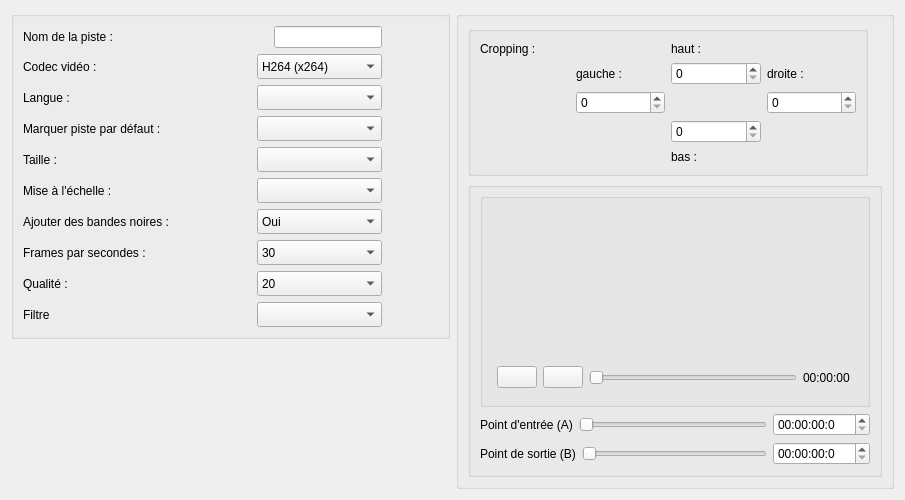
<?xml version="1.0" encoding="UTF-8"?>
<ui version="4.0">
 <class>VideoPane</class>
 <widget class="QWidget" name="VideoPane">
  <property name="geometry">
   <rect>
    <x>0</x>
    <y>0</y>
    <width>905</width>
    <height>500</height>
   </rect>
  </property>
  <property name="windowTitle">
   <string>Form</string>
  </property>
  <layout class="QHBoxLayout" name="horizontalLayout">
   <item>
    <layout class="QVBoxLayout" name="verticalLayout_6">
     <property name="leftMargin">
      <number>0</number>
     </property>
     <property name="bottomMargin">
      <number>0</number>
     </property>
     <item>
      <widget class="QGroupBox" name="groupBoxMainFormVideoPane">
       <property name="title">
        <string/>
       </property>
       <layout class="QHBoxLayout" name="horizontalLayout_3">
        <item>
         <layout class="QVBoxLayout" name="verticalLayout_5">
          <property name="topMargin">
           <number>0</number>
          </property>
          <item>
           <layout class="QHBoxLayout" name="horizontalLayout_TrackName">
            <item>
             <widget class="QLabel" name="label_TrackName">
              <property name="text">
               <string>Nom de la piste :</string>
              </property>
             </widget>
            </item>
            <item>
             <spacer name="horizontalSpacer">
              <property name="orientation">
               <enum>Qt::Horizontal</enum>
              </property>
              <property name="sizeHint" stdset="0">
               <size>
                <width>40</width>
                <height>20</height>
               </size>
              </property>
             </spacer>
            </item>
            <item>
             <widget class="QLineEdit" name="lineEdit_TrackName">
              <property name="sizePolicy">
               <sizepolicy hsizetype="Fixed" vsizetype="Fixed">
                <horstretch>0</horstretch>
                <verstretch>0</verstretch>
               </sizepolicy>
              </property>
             </widget>
            </item>
            <item>
             <layout class="QHBoxLayout" name="horizontalLayout_9">
              <property name="sizeConstraint">
               <enum>QLayout::SetFixedSize</enum>
              </property>
              <property name="topMargin">
               <number>0</number>
              </property>
              <item>
               <widget class="QLabel" name="labelName">
                <property name="minimumSize">
                 <size>
                  <width>50</width>
                  <height>0</height>
                 </size>
                </property>
                <property name="maximumSize">
                 <size>
                  <width>50</width>
                  <height>16777215</height>
                 </size>
                </property>
                <property name="text">
                 <string/>
                </property>
               </widget>
              </item>
             </layout>
            </item>
           </layout>
          </item>
          <item>
           <layout class="QHBoxLayout" name="horizontalLayout_Codec">
            <item>
             <widget class="QLabel" name="label_Codec">
              <property name="text">
               <string>Codec vidéo :</string>
              </property>
             </widget>
            </item>
            <item>
             <spacer name="horizontalSpacer_2">
              <property name="orientation">
               <enum>Qt::Horizontal</enum>
              </property>
              <property name="sizeHint" stdset="0">
               <size>
                <width>40</width>
                <height>20</height>
               </size>
              </property>
             </spacer>
            </item>
            <item>
             <widget class="QComboBox" name="comboBox_Codec">
              <property name="sizePolicy">
               <sizepolicy hsizetype="Fixed" vsizetype="Fixed">
                <horstretch>0</horstretch>
                <verstretch>0</verstretch>
               </sizepolicy>
              </property>
              <property name="minimumSize">
               <size>
                <width>125</width>
                <height>25</height>
               </size>
              </property>
              <property name="sizeAdjustPolicy">
               <enum>QComboBox::AdjustToMinimumContentsLength</enum>
              </property>
              <item>
               <property name="text">
                <string>H264 (x264)</string>
               </property>
              </item>
             </widget>
            </item>
            <item>
             <layout class="QHBoxLayout" name="horizontalLayout_13">
              <property name="sizeConstraint">
               <enum>QLayout::SetFixedSize</enum>
              </property>
              <property name="topMargin">
               <number>0</number>
              </property>
              <item>
               <widget class="QLabel" name="labelCodec">
                <property name="minimumSize">
                 <size>
                  <width>50</width>
                  <height>0</height>
                 </size>
                </property>
                <property name="maximumSize">
                 <size>
                  <width>50</width>
                  <height>16777215</height>
                 </size>
                </property>
                <property name="text">
                 <string/>
                </property>
               </widget>
              </item>
             </layout>
            </item>
           </layout>
          </item>
          <item>
           <layout class="QHBoxLayout" name="horizontalLayout_Langage">
            <item>
             <widget class="QLabel" name="label_Langage">
              <property name="text">
               <string>Langue :</string>
              </property>
             </widget>
            </item>
            <item>
             <spacer name="horizontalSpacer_3">
              <property name="orientation">
               <enum>Qt::Horizontal</enum>
              </property>
              <property name="sizeHint" stdset="0">
               <size>
                <width>40</width>
                <height>20</height>
               </size>
              </property>
             </spacer>
            </item>
            <item>
             <widget class="QComboBox" name="comboBox_Langage">
              <property name="sizePolicy">
               <sizepolicy hsizetype="Fixed" vsizetype="Fixed">
                <horstretch>0</horstretch>
                <verstretch>0</verstretch>
               </sizepolicy>
              </property>
              <property name="minimumSize">
               <size>
                <width>125</width>
                <height>25</height>
               </size>
              </property>
              <property name="sizeAdjustPolicy">
               <enum>QComboBox::AdjustToMinimumContentsLength</enum>
              </property>
             </widget>
            </item>
            <item>
             <layout class="QHBoxLayout" name="horizontalLayout_10">
              <property name="sizeConstraint">
               <enum>QLayout::SetFixedSize</enum>
              </property>
              <property name="topMargin">
               <number>0</number>
              </property>
              <item>
               <widget class="QLabel" name="labelLanguage">
                <property name="minimumSize">
                 <size>
                  <width>50</width>
                  <height>0</height>
                 </size>
                </property>
                <property name="maximumSize">
                 <size>
                  <width>50</width>
                  <height>16777215</height>
                 </size>
                </property>
                <property name="text">
                 <string/>
                </property>
               </widget>
              </item>
             </layout>
            </item>
           </layout>
          </item>
          <item>
           <layout class="QHBoxLayout" name="horizontalLayout_DefaultTrack">
            <item>
             <widget class="QLabel" name="label_DefaultTrack">
              <property name="text">
               <string>Marquer piste par défaut :</string>
              </property>
             </widget>
            </item>
            <item>
             <spacer name="horizontalSpacer_4">
              <property name="orientation">
               <enum>Qt::Horizontal</enum>
              </property>
              <property name="sizeHint" stdset="0">
               <size>
                <width>40</width>
                <height>20</height>
               </size>
              </property>
             </spacer>
            </item>
            <item>
             <widget class="QComboBox" name="comboBox_DefaultTrack">
              <property name="sizePolicy">
               <sizepolicy hsizetype="Fixed" vsizetype="Fixed">
                <horstretch>0</horstretch>
                <verstretch>0</verstretch>
               </sizepolicy>
              </property>
              <property name="minimumSize">
               <size>
                <width>125</width>
                <height>25</height>
               </size>
              </property>
              <property name="sizeAdjustPolicy">
               <enum>QComboBox::AdjustToMinimumContentsLength</enum>
              </property>
             </widget>
            </item>
            <item>
             <layout class="QHBoxLayout" name="horizontalLayout_14">
              <property name="sizeConstraint">
               <enum>QLayout::SetFixedSize</enum>
              </property>
              <property name="topMargin">
               <number>0</number>
              </property>
              <item>
               <widget class="QLabel" name="labelDefault">
                <property name="minimumSize">
                 <size>
                  <width>50</width>
                  <height>0</height>
                 </size>
                </property>
                <property name="maximumSize">
                 <size>
                  <width>50</width>
                  <height>16777215</height>
                 </size>
                </property>
                <property name="text">
                 <string/>
                </property>
               </widget>
              </item>
             </layout>
            </item>
           </layout>
          </item>
          <item>
           <layout class="QHBoxLayout" name="horizontalLayout_Size">
            <item>
             <widget class="QLabel" name="label_Size">
              <property name="text">
               <string>Taille :</string>
              </property>
             </widget>
            </item>
            <item>
             <spacer name="horizontalSpacer_5">
              <property name="orientation">
               <enum>Qt::Horizontal</enum>
              </property>
              <property name="sizeHint" stdset="0">
               <size>
                <width>40</width>
                <height>20</height>
               </size>
              </property>
             </spacer>
            </item>
            <item>
             <widget class="QComboBox" name="comboBox_Size">
              <property name="sizePolicy">
               <sizepolicy hsizetype="Fixed" vsizetype="Fixed">
                <horstretch>0</horstretch>
                <verstretch>0</verstretch>
               </sizepolicy>
              </property>
              <property name="minimumSize">
               <size>
                <width>125</width>
                <height>25</height>
               </size>
              </property>
              <property name="sizeAdjustPolicy">
               <enum>QComboBox::AdjustToMinimumContentsLength</enum>
              </property>
             </widget>
            </item>
            <item>
             <layout class="QHBoxLayout" name="horizontalLayout_5">
              <item>
               <widget class="QLabel" name="labelSize">
                <property name="minimumSize">
                 <size>
                  <width>50</width>
                  <height>0</height>
                 </size>
                </property>
                <property name="maximumSize">
                 <size>
                  <width>50</width>
                  <height>16777215</height>
                 </size>
                </property>
                <property name="text">
                 <string/>
                </property>
               </widget>
              </item>
             </layout>
            </item>
           </layout>
          </item>
          <item>
           <layout class="QHBoxLayout" name="horizontalLayout_Scale">
            <item>
             <widget class="QLabel" name="label_Scale">
              <property name="text">
               <string>Mise à l'échelle :</string>
              </property>
             </widget>
            </item>
            <item>
             <spacer name="horizontalSpacer_6">
              <property name="orientation">
               <enum>Qt::Horizontal</enum>
              </property>
              <property name="sizeHint" stdset="0">
               <size>
                <width>40</width>
                <height>20</height>
               </size>
              </property>
             </spacer>
            </item>
            <item>
             <widget class="QComboBox" name="comboBox_Scale">
              <property name="sizePolicy">
               <sizepolicy hsizetype="Fixed" vsizetype="Fixed">
                <horstretch>0</horstretch>
                <verstretch>0</verstretch>
               </sizepolicy>
              </property>
              <property name="minimumSize">
               <size>
                <width>125</width>
                <height>25</height>
               </size>
              </property>
              <property name="sizeAdjustPolicy">
               <enum>QComboBox::AdjustToMinimumContentsLength</enum>
              </property>
             </widget>
            </item>
            <item>
             <layout class="QVBoxLayout" name="verticalLayout">
              <property name="sizeConstraint">
               <enum>QLayout::SetFixedSize</enum>
              </property>
              <property name="leftMargin">
               <number>0</number>
              </property>
              <property name="topMargin">
               <number>0</number>
              </property>
              <item>
               <widget class="QLabel" name="labelScale">
                <property name="minimumSize">
                 <size>
                  <width>50</width>
                  <height>0</height>
                 </size>
                </property>
                <property name="maximumSize">
                 <size>
                  <width>50</width>
                  <height>16777215</height>
                 </size>
                </property>
                <property name="text">
                 <string/>
                </property>
               </widget>
              </item>
             </layout>
            </item>
           </layout>
          </item>
          <item>
           <layout class="QHBoxLayout" name="horizontalLayout_BlackStuff">
            <item>
             <widget class="QLabel" name="label_BlackStuff">
              <property name="text">
               <string>Ajouter des bandes noires :</string>
              </property>
             </widget>
            </item>
            <item>
             <spacer name="horizontalSpacer_7">
              <property name="orientation">
               <enum>Qt::Horizontal</enum>
              </property>
              <property name="sizeHint" stdset="0">
               <size>
                <width>40</width>
                <height>20</height>
               </size>
              </property>
             </spacer>
            </item>
            <item>
             <widget class="QComboBox" name="comboBox_BlackStuff">
              <property name="sizePolicy">
               <sizepolicy hsizetype="Fixed" vsizetype="Fixed">
                <horstretch>0</horstretch>
                <verstretch>0</verstretch>
               </sizepolicy>
              </property>
              <property name="minimumSize">
               <size>
                <width>125</width>
                <height>25</height>
               </size>
              </property>
              <property name="sizeAdjustPolicy">
               <enum>QComboBox::AdjustToMinimumContentsLength</enum>
              </property>
              <item>
               <property name="text">
                <string>Oui</string>
               </property>
              </item>
              <item>
               <property name="text">
                <string>Non</string>
               </property>
              </item>
             </widget>
            </item>
            <item>
             <layout class="QHBoxLayout" name="horizontalLayout_8">
              <property name="sizeConstraint">
               <enum>QLayout::SetFixedSize</enum>
              </property>
              <property name="topMargin">
               <number>0</number>
              </property>
              <item>
               <widget class="QLabel" name="labelBars">
                <property name="minimumSize">
                 <size>
                  <width>50</width>
                  <height>0</height>
                 </size>
                </property>
                <property name="maximumSize">
                 <size>
                  <width>50</width>
                  <height>16777215</height>
                 </size>
                </property>
                <property name="text">
                 <string/>
                </property>
               </widget>
              </item>
             </layout>
            </item>
           </layout>
          </item>
          <item>
           <layout class="QHBoxLayout" name="horizontalLayout_Frames">
            <item>
             <widget class="QLabel" name="label_Frames">
              <property name="text">
               <string>Frames par secondes :</string>
              </property>
             </widget>
            </item>
            <item>
             <spacer name="horizontalSpacer_8">
              <property name="orientation">
               <enum>Qt::Horizontal</enum>
              </property>
              <property name="sizeHint" stdset="0">
               <size>
                <width>40</width>
                <height>20</height>
               </size>
              </property>
             </spacer>
            </item>
            <item>
             <widget class="QComboBox" name="comboBox_Frames">
              <property name="sizePolicy">
               <sizepolicy hsizetype="Fixed" vsizetype="Fixed">
                <horstretch>0</horstretch>
                <verstretch>0</verstretch>
               </sizepolicy>
              </property>
              <property name="minimumSize">
               <size>
                <width>125</width>
                <height>25</height>
               </size>
              </property>
              <property name="sizeAdjustPolicy">
               <enum>QComboBox::AdjustToMinimumContentsLength</enum>
              </property>
              <item>
               <property name="text">
                <string>30</string>
               </property>
              </item>
              <item>
               <property name="text">
                <string>25</string>
               </property>
              </item>
              <item>
               <property name="text">
                <string>24</string>
               </property>
              </item>
              <item>
               <property name="text">
                <string>20</string>
               </property>
              </item>
             </widget>
            </item>
            <item>
             <layout class="QHBoxLayout" name="horizontalLayout_4">
              <item>
               <widget class="QLabel" name="labelFPS">
                <property name="minimumSize">
                 <size>
                  <width>50</width>
                  <height>0</height>
                 </size>
                </property>
                <property name="maximumSize">
                 <size>
                  <width>50</width>
                  <height>16777215</height>
                 </size>
                </property>
                <property name="text">
                 <string/>
                </property>
               </widget>
              </item>
             </layout>
            </item>
           </layout>
          </item>
          <item>
           <layout class="QHBoxLayout" name="horizontalLayout_Quality">
            <item>
             <widget class="QLabel" name="label_Quality">
              <property name="text">
               <string>Qualité :</string>
              </property>
             </widget>
            </item>
            <item>
             <spacer name="horizontalSpacer_9">
              <property name="orientation">
               <enum>Qt::Horizontal</enum>
              </property>
              <property name="sizeHint" stdset="0">
               <size>
                <width>40</width>
                <height>20</height>
               </size>
              </property>
             </spacer>
            </item>
            <item>
             <widget class="QComboBox" name="comboBox_Quality">
              <property name="sizePolicy">
               <sizepolicy hsizetype="Fixed" vsizetype="Fixed">
                <horstretch>0</horstretch>
                <verstretch>0</verstretch>
               </sizepolicy>
              </property>
              <property name="minimumSize">
               <size>
                <width>125</width>
                <height>25</height>
               </size>
              </property>
              <property name="sizeAdjustPolicy">
               <enum>QComboBox::AdjustToMinimumContentsLength</enum>
              </property>
              <item>
               <property name="text">
                <string>20</string>
               </property>
              </item>
              <item>
               <property name="text">
                <string>19</string>
               </property>
              </item>
              <item>
               <property name="text">
                <string>18</string>
               </property>
              </item>
              <item>
               <property name="text">
                <string>17</string>
               </property>
              </item>
              <item>
               <property name="text">
                <string>16</string>
               </property>
              </item>
              <item>
               <property name="text">
                <string>15</string>
               </property>
              </item>
              <item>
               <property name="text">
                <string>14</string>
               </property>
              </item>
              <item>
               <property name="text">
                <string>13</string>
               </property>
              </item>
              <item>
               <property name="text">
                <string>12</string>
               </property>
              </item>
              <item>
               <property name="text">
                <string>11</string>
               </property>
              </item>
              <item>
               <property name="text">
                <string>10</string>
               </property>
              </item>
              <item>
               <property name="text">
                <string>9</string>
               </property>
              </item>
              <item>
               <property name="text">
                <string>8</string>
               </property>
              </item>
              <item>
               <property name="text">
                <string>7</string>
               </property>
              </item>
              <item>
               <property name="text">
                <string>6</string>
               </property>
              </item>
              <item>
               <property name="text">
                <string>5</string>
               </property>
              </item>
              <item>
               <property name="text">
                <string>4</string>
               </property>
              </item>
              <item>
               <property name="text">
                <string>3</string>
               </property>
              </item>
              <item>
               <property name="text">
                <string>2</string>
               </property>
              </item>
              <item>
               <property name="text">
                <string>1</string>
               </property>
              </item>
              <item>
               <property name="text">
                <string>0</string>
               </property>
              </item>
             </widget>
            </item>
            <item>
             <layout class="QHBoxLayout" name="horizontalLayout_12">
              <property name="sizeConstraint">
               <enum>QLayout::SetFixedSize</enum>
              </property>
              <property name="topMargin">
               <number>0</number>
              </property>
              <item>
               <widget class="QLabel" name="labelQuality">
                <property name="minimumSize">
                 <size>
                  <width>50</width>
                  <height>0</height>
                 </size>
                </property>
                <property name="maximumSize">
                 <size>
                  <width>50</width>
                  <height>16777215</height>
                 </size>
                </property>
                <property name="text">
                 <string/>
                </property>
               </widget>
              </item>
             </layout>
            </item>
           </layout>
          </item>
          <item>
           <layout class="QHBoxLayout" name="horizontalLayout_Filter">
            <item>
             <widget class="QLabel" name="label_Filter">
              <property name="text">
               <string>Filtre</string>
              </property>
             </widget>
            </item>
            <item>
             <spacer name="horizontalSpacer_10">
              <property name="orientation">
               <enum>Qt::Horizontal</enum>
              </property>
              <property name="sizeHint" stdset="0">
               <size>
                <width>40</width>
                <height>20</height>
               </size>
              </property>
             </spacer>
            </item>
            <item>
             <widget class="QComboBox" name="comboBox_Filter">
              <property name="sizePolicy">
               <sizepolicy hsizetype="Fixed" vsizetype="Fixed">
                <horstretch>0</horstretch>
                <verstretch>0</verstretch>
               </sizepolicy>
              </property>
              <property name="minimumSize">
               <size>
                <width>125</width>
                <height>25</height>
               </size>
              </property>
              <property name="sizeAdjustPolicy">
               <enum>QComboBox::AdjustToMinimumContentsLength</enum>
              </property>
             </widget>
            </item>
            <item>
             <layout class="QHBoxLayout" name="horizontalLayout_11">
              <property name="sizeConstraint">
               <enum>QLayout::SetFixedSize</enum>
              </property>
              <property name="topMargin">
               <number>0</number>
              </property>
              <item>
               <widget class="QLabel" name="labelFiltre">
                <property name="minimumSize">
                 <size>
                  <width>50</width>
                  <height>0</height>
                 </size>
                </property>
                <property name="maximumSize">
                 <size>
                  <width>50</width>
                  <height>16777215</height>
                 </size>
                </property>
                <property name="text">
                 <string/>
                </property>
               </widget>
              </item>
             </layout>
            </item>
           </layout>
          </item>
         </layout>
        </item>
       </layout>
      </widget>
     </item>
     <item>
      <spacer name="verticalSpacer">
       <property name="orientation">
        <enum>Qt::Vertical</enum>
       </property>
       <property name="sizeHint" stdset="0">
        <size>
         <width>20</width>
         <height>40</height>
        </size>
       </property>
      </spacer>
     </item>
    </layout>
   </item>
   <item>
    <widget class="QGroupBox" name="groupBoxMainVideoPane">
     <property name="title">
      <string/>
     </property>
     <layout class="QVBoxLayout" name="verticalLayout_2">
      <item>
       <widget class="QGroupBox" name="groupBox_Cropping">
        <property name="maximumSize">
         <size>
          <width>400</width>
          <height>150</height>
         </size>
        </property>
        <property name="title">
         <string/>
        </property>
        <layout class="QGridLayout" name="gridLayout">
         <item row="4" column="2">
          <widget class="QSpinBox" name="spinLeft"/>
         </item>
         <item row="3" column="3">
          <widget class="QSpinBox" name="spinTop"/>
         </item>
         <item row="4" column="4">
          <widget class="QSpinBox" name="spinRight"/>
         </item>
         <item row="3" column="2">
          <widget class="QLabel" name="label_CroppingLeft">
           <property name="text">
            <string>gauche :</string>
           </property>
          </widget>
         </item>
         <item row="6" column="3">
          <widget class="QLabel" name="label_CroppingBottom">
           <property name="text">
            <string>bas :</string>
           </property>
          </widget>
         </item>
         <item row="0" column="0">
          <widget class="QLabel" name="label_Cropping">
           <property name="text">
            <string>Cropping :</string>
           </property>
          </widget>
         </item>
         <item row="3" column="4">
          <widget class="QLabel" name="label_CroppingRight">
           <property name="text">
            <string>droite :</string>
           </property>
          </widget>
         </item>
         <item row="0" column="3">
          <widget class="QLabel" name="label_CroppingTop">
           <property name="text">
            <string>haut :</string>
           </property>
          </widget>
         </item>
         <item row="5" column="3">
          <widget class="QSpinBox" name="spinBot"/>
         </item>
        </layout>
       </widget>
      </item>
      <item>
       <widget class="QGroupBox" name="groupBox_VideoPlayerMain">
        <property name="title">
         <string/>
        </property>
        <layout class="QVBoxLayout" name="verticalLayout_3">
         <property name="topMargin">
          <number>5</number>
         </property>
         <item>
          <widget class="QGroupBox" name="groupBox_VideoPlayer">
           <property name="title">
            <string/>
           </property>
           <layout class="QVBoxLayout" name="verticalLayout_4">
            <property name="topMargin">
             <number>5</number>
            </property>
            <item>
             <widget class="VideoPlayer" name="videoWidget" native="true">
              <property name="minimumSize">
               <size>
                <width>100</width>
                <height>50</height>
               </size>
              </property>
             </widget>
            </item>
            <item>
             <widget class="QWidget" name="videoButtons" native="true">
              <property name="maximumSize">
               <size>
                <width>16777215</width>
                <height>35</height>
               </size>
              </property>
              <layout class="QHBoxLayout" name="horizontalLayout_2">
               <property name="leftMargin">
                <number>5</number>
               </property>
               <property name="topMargin">
                <number>5</number>
               </property>
               <property name="rightMargin">
                <number>5</number>
               </property>
               <property name="bottomMargin">
                <number>5</number>
               </property>
               <item>
                <widget class="QPushButton" name="playButton">
                 <property name="text">
                  <string/>
                 </property>
                 <property name="icon">
                  <iconset resource="../../images.qrc">
                   <normaloff>:/icons/resources/icons/icon_play.png</normaloff>:/icons/resources/icons/icon_play.png</iconset>
                 </property>
                </widget>
               </item>
               <item>
                <widget class="QPushButton" name="stopButton">
                 <property name="text">
                  <string/>
                 </property>
                 <property name="icon">
                  <iconset resource="../../images.qrc">
                   <normaloff>:/icons/resources/glyphicons/glyphicons_175_stop.png</normaloff>:/icons/resources/glyphicons/glyphicons_175_stop.png</iconset>
                 </property>
                </widget>
               </item>
               <item>
                <widget class="QSlider" name="timeSlider">
                 <property name="orientation">
                  <enum>Qt::Horizontal</enum>
                 </property>
                </widget>
               </item>
               <item>
                <widget class="QLabel" name="timeLabel">
                 <property name="minimumSize">
                  <size>
                   <width>50</width>
                   <height>0</height>
                  </size>
                 </property>
                 <property name="text">
                  <string>00:00:00</string>
                 </property>
                </widget>
               </item>
              </layout>
             </widget>
            </item>
           </layout>
          </widget>
         </item>
         <item>
          <layout class="QHBoxLayout" name="horizontalLayout_EntryPointA">
           <item>
            <widget class="QLabel" name="label_EntryPointA">
             <property name="text">
              <string>Point d'entrée (A)</string>
             </property>
            </widget>
           </item>
           <item>
            <widget class="QSlider" name="startSlider">
             <property name="orientation">
              <enum>Qt::Horizontal</enum>
             </property>
            </widget>
           </item>
           <item>
            <widget class="QTimeEdit" name="timeStart">
             <property name="displayFormat">
              <string>hh:mm:ss:z</string>
             </property>
            </widget>
           </item>
          </layout>
         </item>
         <item>
          <layout class="QHBoxLayout" name="horizontalLayout_EntryPointB">
           <item>
            <widget class="QLabel" name="label_EntryPointB">
             <property name="text">
              <string>Point de sortie (B)</string>
             </property>
            </widget>
           </item>
           <item>
            <widget class="QSlider" name="stopSlider">
             <property name="orientation">
              <enum>Qt::Horizontal</enum>
             </property>
            </widget>
           </item>
           <item>
            <widget class="QTimeEdit" name="timeStop">
             <property name="displayFormat">
              <string>hh:mm:ss:z</string>
             </property>
            </widget>
           </item>
          </layout>
         </item>
        </layout>
       </widget>
      </item>
     </layout>
    </widget>
   </item>
  </layout>
 </widget>
 <customwidgets>
  <customwidget>
   <class>VideoPlayer</class>
   <extends>QWidget</extends>
   <header>src/View/VideoPlayer.h</header>
   <container>1</container>
  </customwidget>
 </customwidgets>
 <resources>
  <include location="../../images.qrc"/>
 </resources>
 <connections/>
</ui>
